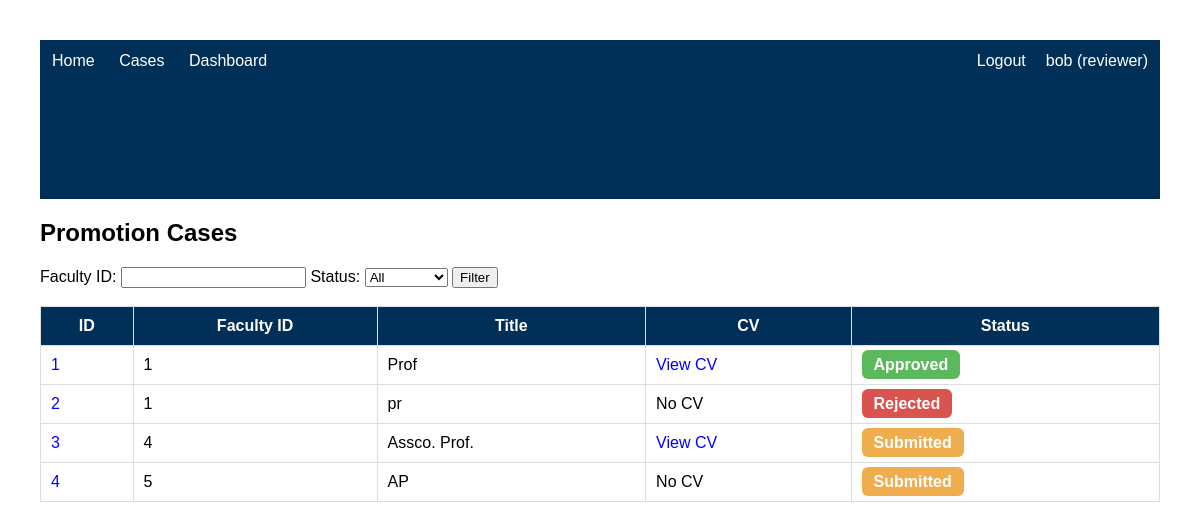
/cases (signed in), run on the app's committed database.
### tables this page shows
CREATE TABLE promotion_cases (
    id INTEGER PRIMARY KEY AUTOINCREMENT,
    faculty_id INTEGER,
    title TEXT,
    statement TEXT,
    status TEXT,
    reviewer_comments TEXT,
    submitted_by TEXT,
    file_name TEXT
    );

### app.py (the view)
@app.route("/cases")
def cases():
    if "username" not in session:
        return redirect("/login")
    if session["role"] not in ("reviewer", "admin"):
        return "Access denied", 403
    conn = get_db()
    faculty_id = request.args.get("faculty_id")
    status = request.args.get("status")
    sql = "SELECT * FROM promotion_cases WHERE 1=1"
    params = []
    if faculty_id:
        sql += " AND faculty_id = ?"
        params.append(faculty_id)
    if status:
        sql += " AND status = ?"
        params.append(status)
    rows = conn.execute(sql, params).fetchall()
    conn.close()
    return render_template(
        "cases.html",
        cases=rows
    )

### app.py (called while the page is built)
def get_db():
    conn = sqlite3.connect(DATABASE)
    conn.row_factory = sqlite3.Row
    return conn

### templates/cases.html (shortened to what this page needs)
{% extends "base.html" %}
{% block content %}
<h2>Promotion Cases</h2>
<form method="GET">
    <label>Faculty ID:</label>
    <input type="text"
           name="faculty_id"
           value="{{ request.args.get('faculty_id','') }}">
    <label>Status:</label>
    <select name="status">
        <option value="">All</option>
    </select>
    <button type="submit">Filter</button>
</form>
<br>
<table>
    <tr>
        <th>ID</th>
        <th>Faculty ID</th>
        <th>Title</th>
        <th>CV</th>
        <th>Status</th>
    </tr>
    {% for c in cases %}
    <tr>
        <td>
            <a href="/case/{{ c.id }}">
                {{ c.id }}
            </a>
        </td>
        <td>{{ c.faculty_id }}</td>
        <td>{{ c.title }}</td>
        <td>
            {% if c.file_name %}
                <a href="{{ url_for('view_cv', filename=c.file_name) }}"
                    target="_blank">
                        View CV
                </a>
            {% else %}
                No CV
            {% endif %}
        </td>
        <td>
            <span class="status {{ c.status | lower }}">
                {{ c.status }}
            </span>
        </td>
    </tr>
    {% endfor %}
</table>
{% endblock %}

### static/style.css (style rules this page uses)
body { font-family: Arial; margin: 40px; }
table { border-collapse: collapse; }
table, th, td { border: 1px solid gray; }
th, td { padding: 10px; }
th { background: #eeeeee; }
a { text-decoration: none; color: blue; }
table { width:100%; border-collapse:collapse; }
th { background:#003057; color:white; }
td, th { padding:10px; border:1px solid #ddd; }
.status { padding:6px 12px; border-radius:6px; color:white; font-weight:bold; }
.submitted { background:#f0ad4e; }
.approved { background:#5cb85c; }
.rejected { background:#d9534f; }

### data on the page
promotion_cases: id "1", faculty_id "1", title "Prof", status "Approved"
promotion_cases: id "2", faculty_id "1", title "pr", shows "No CV", status "Rejected"
promotion_cases: id "3", faculty_id "4", title "Assco. Prof.", status "Submitted"
promotion_cases: id "4", faculty_id "5", title "AP", shows "No CV", status "Submitted"

### other printed values
{{ session["username"] }} "bob"
{{ session["role"] }} "reviewer"
